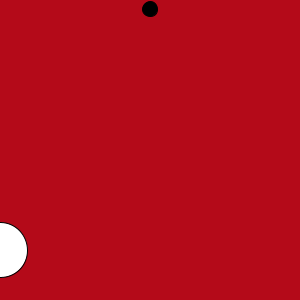
Frame 1 (no input)
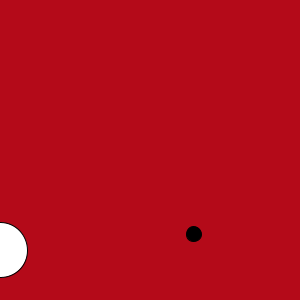
Frame 60 (the mouse pressed at the canvas centre just before this capture)
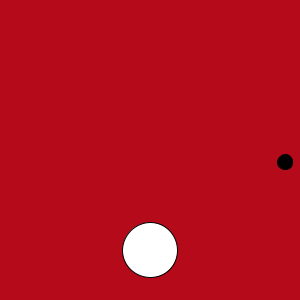
Frame 120 (the mouse held since frame 60 and released just before this capture)

The Processing sketch that drew these frames (run headless with seeded random() and noise(); from frame 60 on, the mouse is pressed at the canvas centre):

// Processing sketch: solved_circle_game
// ── solved_circle_game.pde
/*************************************
 EXAMPLE FOR BEGINNERS: CIRCLE_GAME
 by Ingela Rossing
**************************************/


//We create three variables of type float
float posX = 150; // stores x-coordinate
float posY = 0; // stores y-coordinate
float fallingSpeed = 9; 

// Setup will run once in the beginning
void setup() {
   //Set size of window
   size(300, 300);
   // set background color (R,G,B)
   background(180, 10, 25);
} 

// Draw will loop until we quit the program
void draw() {
  //paint new background without earlier circles
  background(180, 10, 25);
  
  if( posY > 210 )
  {
    if(posX < mouseX+40  &&  mouseX < posX+40)
    {
       background(20);
    }
  }
  //or you could write all in the same if
  //if(posY > 210  &&  posX < mouseX+40  &&  mouseX < posX+40)
  //{ background(20); }
  
  //Draw the white circle in the bottom
  fill(255);
  ellipse(mouseX, 250, 55, 55); 
  
  // Change the coordinates
  //posX = 150;  //has to be removed or commented
  posY = posY + fallingSpeed;
  
  // if the (statement) is true..
  if( posY > 300 ){ 
    // ..the code inside will run, otherwise not
    posX = random(300);
    posY = 0; // put the ball in the top of the window
  }
  
  //Draw a little black circle with coordinates (posX,posY)
  fill(0);
  ellipse(posX, posY, 15, 15);
  
  
}

/*********** EXCERSICES *************

 1. Read and run the code, then change the values 
    for posX and posY until you understand what they do.

 2. Change in the code:
    posY = posY + fallingSpeed;
    
 3. Change the falling speed to a bigger number that makes 
    the game hard enough. 

 4. The black ball disappears until we restart. To fix it we 
    have to put it at the top again when it has fallen too 
    far down.
    
    Put this code inside draw:
    // if the (statement) is true..
    if( posY > 300 ){ 
      // ..the code inside will run, otherwise not
      
      posY = 0; // put the ball in the top of the window
    }
    
 5. Now we are just changing the y-coordine. Change the 
    x-coordinate, when the ball is put at the top: 
    posX = random(300);
    
    
Challange: Change the background color if we are too close
           to the black ball.
           * Use an if-statement and ask if(posY > 210 )
             Change the color if its true, so we know that it works
             
           * To check if it hits we need to ask about the x-koord 
             WHEN posY > 210. 
             
             If the black balls x-position (posX) is 
             less than the white balls x-position (mouseX) +40
             AND mouseX is less than posX +40. 
             
             if(posX < mouseX+40  &&  mouseX < posX+40)
             
             We can ask many things in the same if. 
             || means "or" and && means "and". We can also 
             put an if inside another if.
             
           Make the falling speed change over time
             
*************************************/
     
